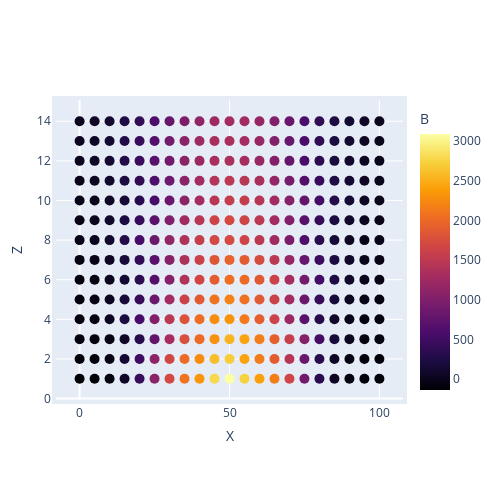

Notebook code for this chart:
### Markdown cell above
Side view on the y=50 mm made in plotly

### Code cell
fig = px.scatter(field_flat, x='X', y='Z', color='B', opacity=1, color_continuous_scale='inferno')
fig.update_traces(marker={'size': 10})
fig.update_layout(
    autosize=False,
    width=500,
    height=500,
    margin=dict(
        l=50,
        r=50,
        b=100,
        t=100,
        pad=4,
    )
)

### Figure 1 — Plotly figure (JSON) as saved in the notebook; plotly's stock layout.template omitted (floating-point values rounded to 4 significant figures; data arrays with more than 128 entries replaced by an {"elided": "..."} marker saying what was removed)
{"data": [{"hovertemplate": "X=%{x}<br>Z=%{y}<br>B=%{marker.color}<extra></extra>", "legendgroup": "", "marker": {"color": {"elided": "294 float values"}, "coloraxis": "coloraxis", "opacity": 1, "size": 10, "symbol": "circle"}, "mode": "markers", "name": "", "orientation": "v", "showlegend": false, "type": "scatter", "x": {"elided": "294 int values"}, "xaxis": "x", "y": {"elided": "294 int values"}, "yaxis": "y"}], "layout": {"autosize": false, "coloraxis": {"colorbar": {"title": {"text": "B"}}, "colorscale": [[0, "#000004"], [0.1111, "#1b0c41"], [0.2222, "#4a0c6b"], [0.3333, "#781c6d"], [0.4444, "#a52c60"], [0.5556, "#cf4446"], [0.6667, "#ed6925"], [0.7778, "#fb9b06"], [0.8889, "#f7d13d"], [1, "#fcffa4"]]}, "height": 500, "legend": {"tracegroupgap": 0}, "margin": {"b": 100, "l": 50, "pad": 4, "r": 50, "t": 100}, "width": 500, "xaxis": {"anchor": "y", "domain": [0, 1], "title": {"text": "X"}}, "yaxis": {"anchor": "x", "domain": [0, 1], "title": {"text": "Z"}}}}
